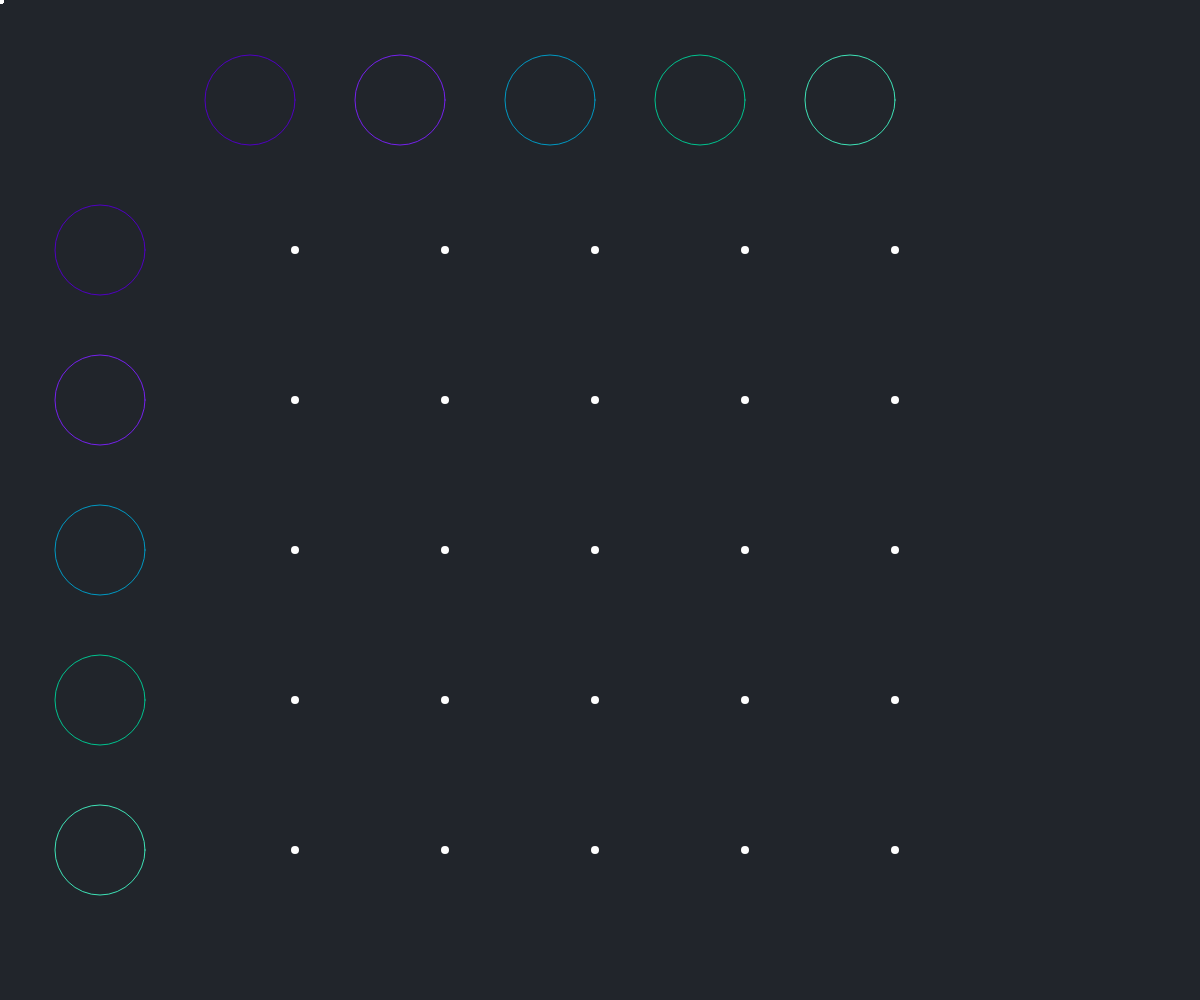
Frame 1 (no input)
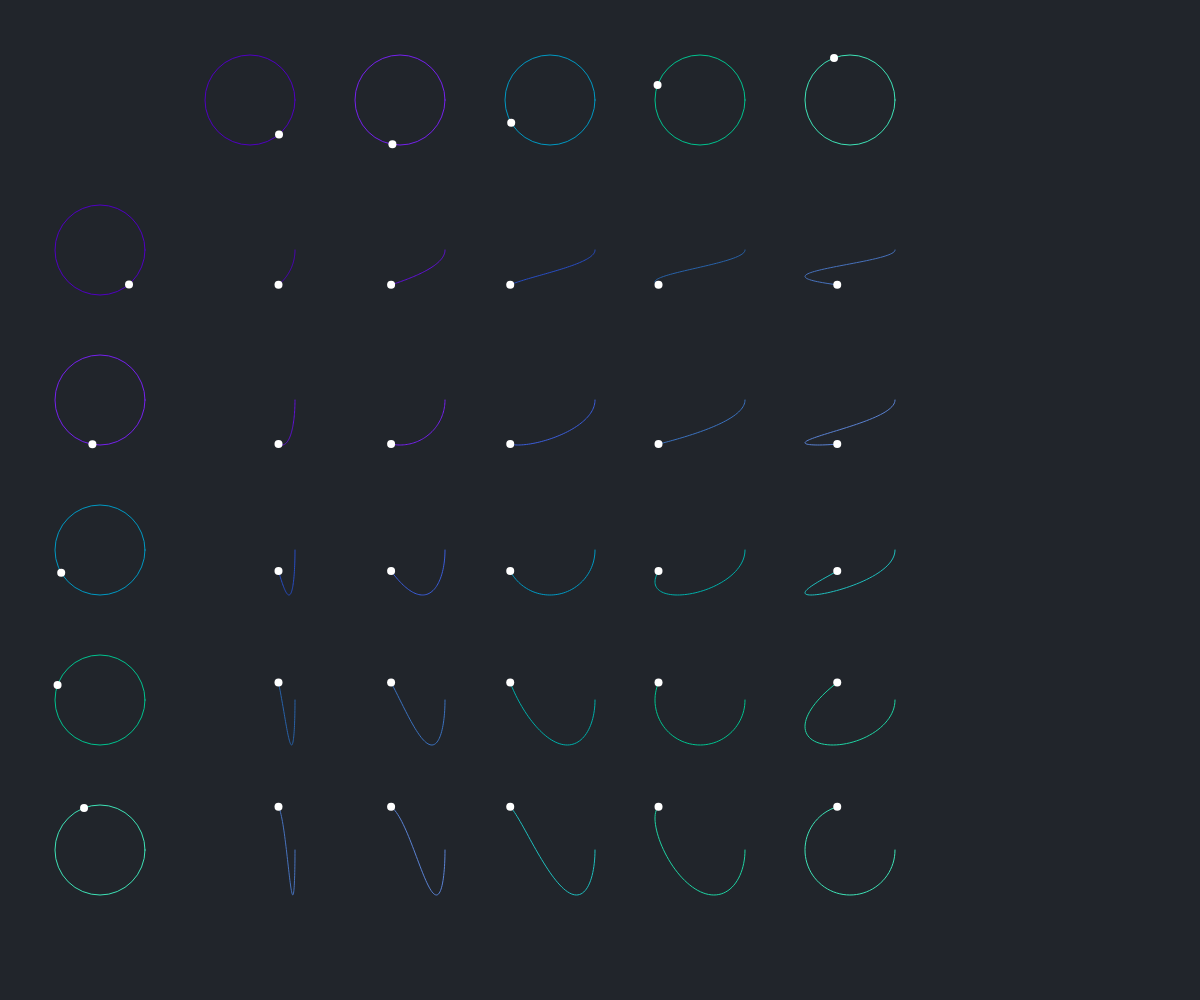
Frame 60 (no input)
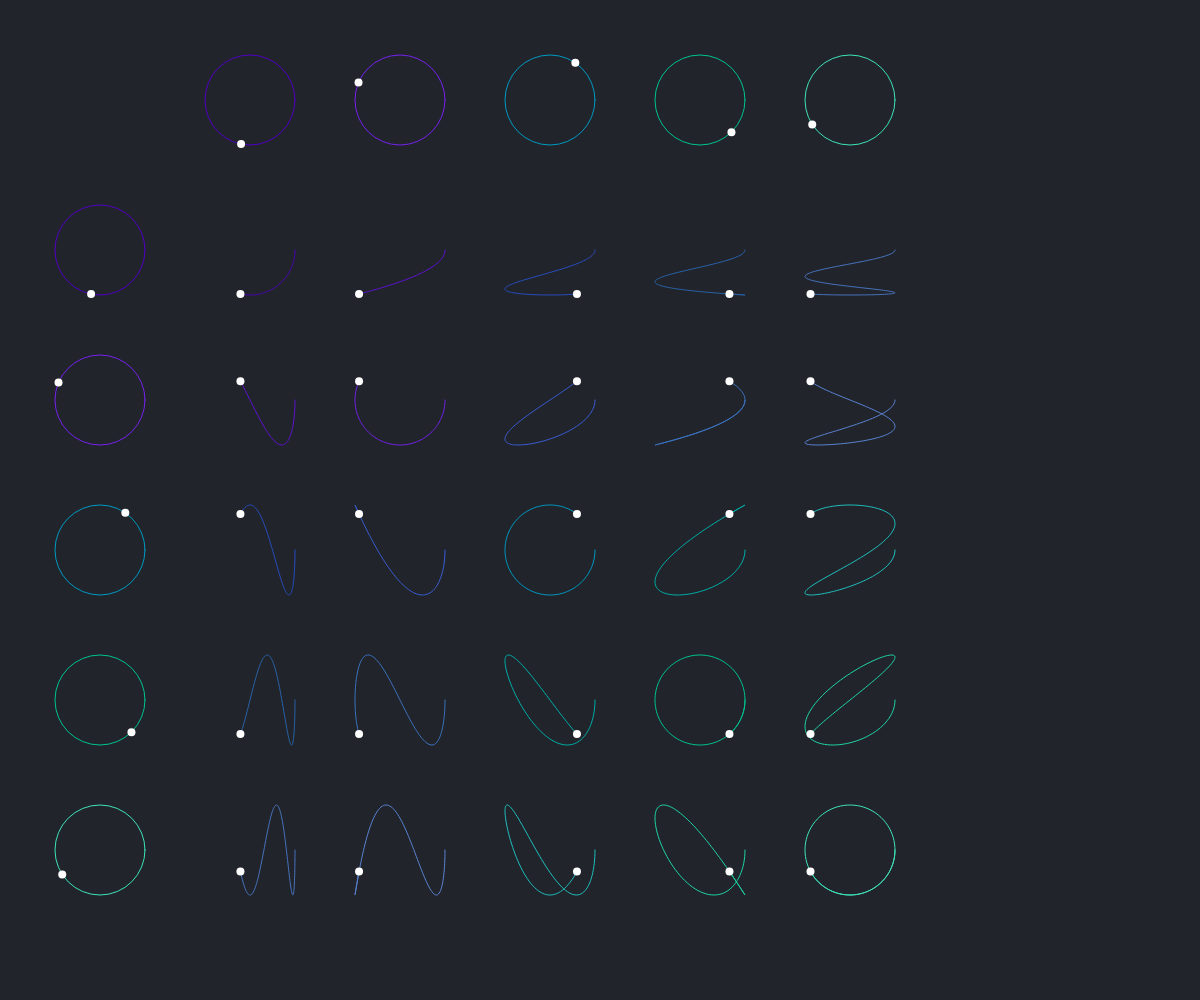
Frame 120 (the mouse pressed at the canvas centre since frame 60)

The p5.js sketch that drew these frames (run headless with seeded random() and noise() and a simulated clock; from frame 60 on, the mouse is pressed at the canvas centre):

// p5.js sketch
// ── sketch.js
let circlesX = [];
let circlesY = [];
let curves = [];

function setup() {
  let speed = 0.03;
  let padding = 100;
  let offset = 150;
  let colors = [
    color(80, 0, 195),
    color(117, 33, 238),
    color(0, 153, 195),
    color(0, 195, 143),
    color(62, 227, 183)
  ];

  createCanvas(windowWidth,windowHeight);

  for(i = 1; i < colors.length + 1; i++){
      circlesX.push(new Circle(createVector((padding + offset*i), padding), speed*i/2, colors[i-1]));
      circlesY.push(new Circle(createVector(padding, (padding + offset*i)), speed*i/2, colors[i-1]));
  }

  for(x = 0; x < circlesX.length; x++){
    curves[x] =  new Array(circlesX.length).fill(0);
    for(y = 0; y < circlesY.length; y++){
      let curveX = circlesX[x].orbit.x;
      let curveY = circlesY[y].orbit.y;
      let color = lerpColor(circlesX[x].color,circlesY[y].color, .5);
      curves[x][y] = new Curve(curveX, curveY, color);
    }
  }

}

function draw() {
  background(33,37,43);
  for(i = 0; i < circlesX.length; i++){
    circlesX[i].show();
    circlesX[i].update();
    circlesY[i].show();
    circlesY[i].update();
  }
  for(x = 0; x < circlesX.length; x++){
    for(y = 0; y < circlesY.length; y++){
      let curveX = circlesX[x].orbit.x;
      let curveY = circlesY[y].orbit.y;
      curves[x][y].update(curveX, curveY);
      curves[x][y].show();

    }
  }
}

// ── circle.js
class Circle{
  constructor(center, speed, color){
    this.center = center;
    this.speed = speed;
    this.color = color;
    this.diameter = 90;
    this.angle = 0;
    this.orbit = createVector(0,0);
  }
  update(){
    let radius = this.diameter/2;
    this.orbit.x = this.center.x + radius*cos(this.angle);
    this.orbit.y = this.center.y + radius*sin(this.angle);
    this.angle += this.speed;
  }
  show(){
    stroke(this.color || 255);
    strokeWeight(1);
    noFill();
    ellipse(this.center.x, this.center.y, this.diameter);
    stroke(255);
    strokeWeight(8);
    point(this.orbit.x, this.orbit.y)
  }
}

class Curve {
  constructor(x, y, color) {
    this.x = x;
    this.y = y;
    this.vertex = [];
    this.color = color;
  }

  update(x, y){
    if( !this.vertex[0] || this.vertex.length < 500){
      this.vertex.push(createVector(x, y));
    }
    this.x = x;
    this.y = y;
  }

  show(){
    stroke(this.color || 255);
    strokeWeight(1);
    beginShape();
    for(i = 0; i< this.vertex.length; i++){
      vertex(this.vertex[i].x, this.vertex[i].y);
    }
    endShape()
    stroke(255);
    strokeWeight(8);
    point(this.x, this.y);
  }
}
